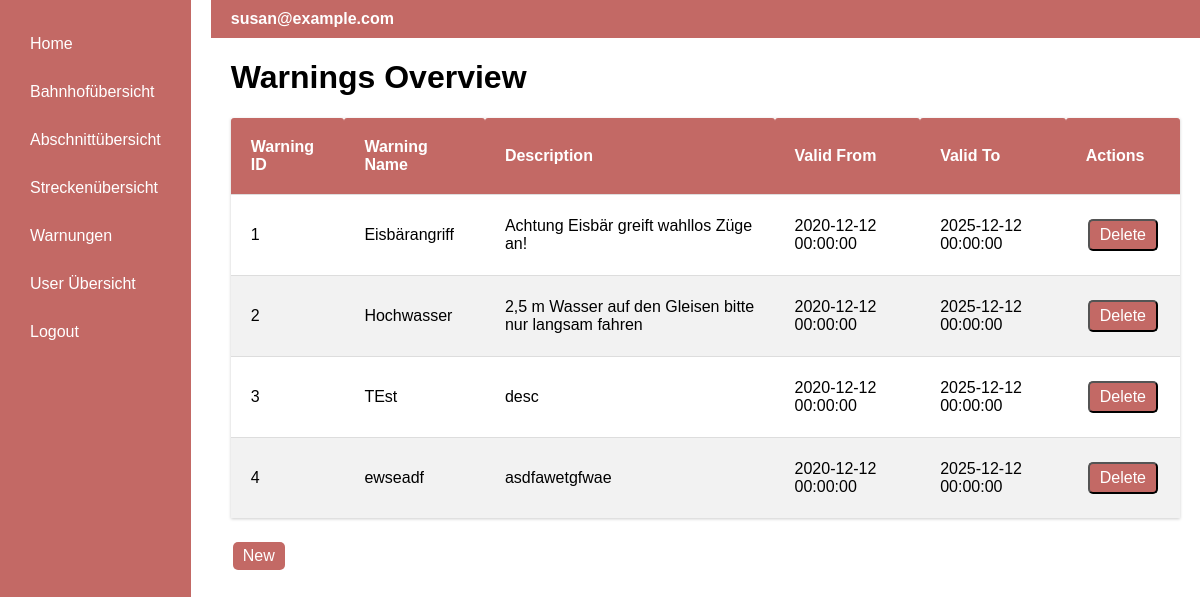
The page /warnings (signed in) on the database as committed earlier.
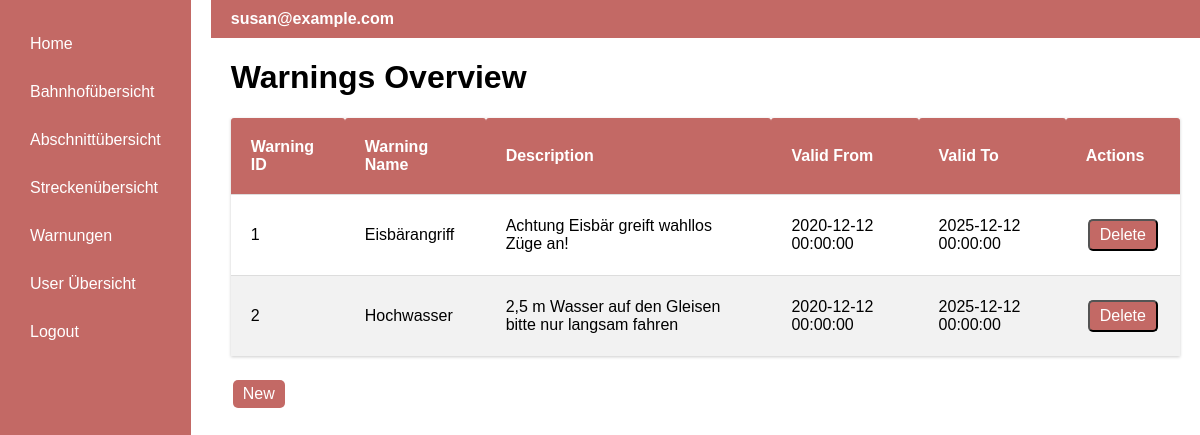
The same page on the database as committed later.
### app/models.py (models this page shows)
class Warning(db.Model):
    id = db.Column(db.Integer, primary_key=True, autoincrement=True)
    name = db.Column(db.String(140))
    description = db.Column(db.String(1500))
    validFrom = db.Column(db.DateTime)
    validTo = db.Column(db.DateTime)
    segment = db.Column(db.Integer, db.ForeignKey('segment.id', name='fk_warning_segment_id'))

### app/routes.py (the view)
@app.route('/warnings', methods=['GET'])
@login_required
def warnings():
    warnings = Warning.query.all()
    return render_template('warnings.html', title='Warnings Overview', warnings=warnings)

### app/models.py (called while the page is built)
@login.user_loader
def load_user(id):
    return db.session.get(User, int(id))

### app/templates/warnings.html
{% extends "base.html" %}
{% block content %}
    <h1>Warnings Overview</h1>
    <table class="table-station">
        <thead>
            <tr>
                <th>Warning ID</th>
                <th>Warning Name</th>
                <th>Description</th>
                <th>Valid From</th>
                <th>Valid To</th>
                {% if current_user.is_authenticated and current_user.isAdmin %}
                <th>Actions</th>
                {% endif %}
            </tr>
        </thead>
        <tbody>
            {% for warning in warnings %}
                <tr>
                    <td>{{ warning.id }}</td>
                    <td>{{ warning.name }}</td>
                    <td>{{ warning.description }}</td>
                    <td>{{ warning.validFrom}}</td>
                    <td>{{ warning.validTo}}</td>
                    {% if current_user.is_authenticated and current_user.isAdmin %}
                    <td>
                       <form action="{{ url_for('warningDelete', warning_id=warning.id) }}" method="post">
                            <input type="submit" value="Delete" class="edit-button">
                        </form>
                    </td>
                    {% endif %}
                </tr>
            {% endfor %}
        </tbody>
    </table>
    {% if current_user.is_authenticated and current_user.isAdmin %}
    <a class="create_button" href="{{ url_for('warningNew') }}">New</a>
    {% endif %}
{% endblock %}

Rows that differ between the two databases and show on the page:
removed Warning: id "3", name "TEst", description "desc", validFrom "2020-12-12 00:00:00", validTo "2025-12-12 00:00:00"
removed Warning: id "4", name "ewseadf", description "asdfawetgfwae", validFrom "2020-12-12 00:00:00", validTo "2025-12-12 00:00:00"
